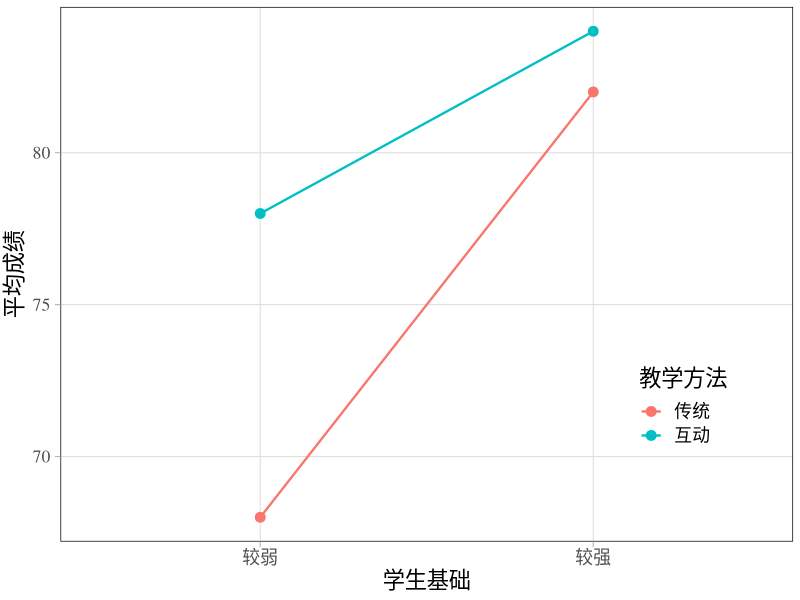
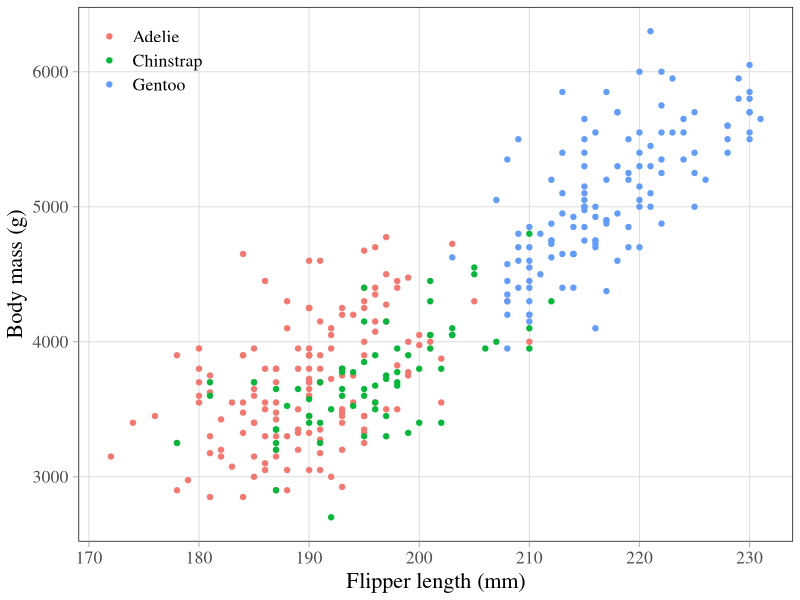
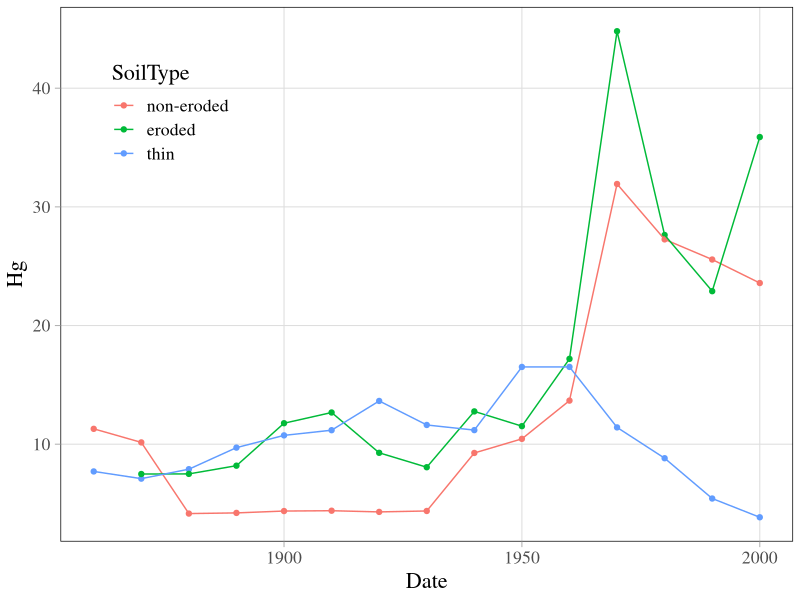
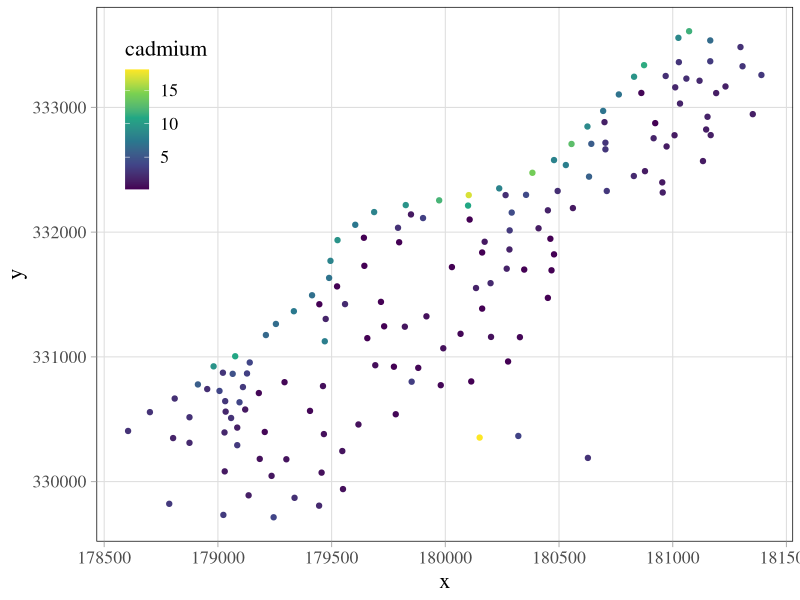
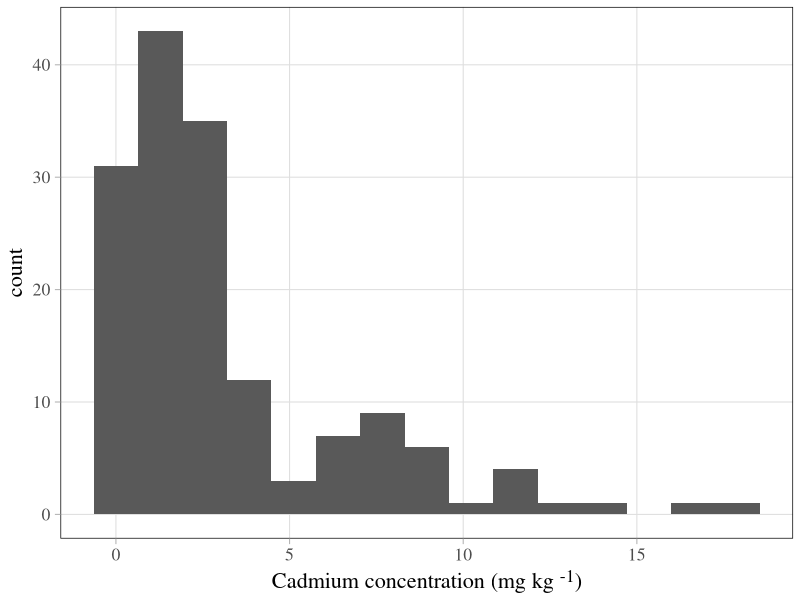
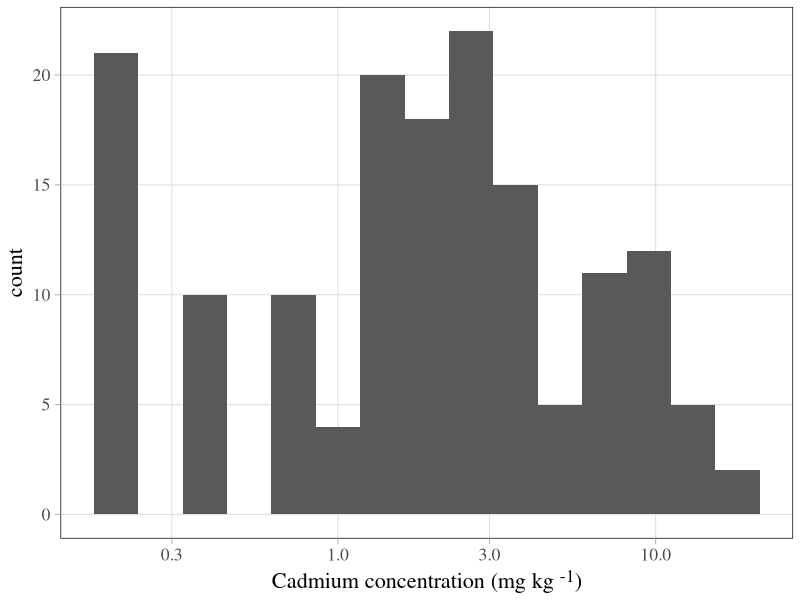
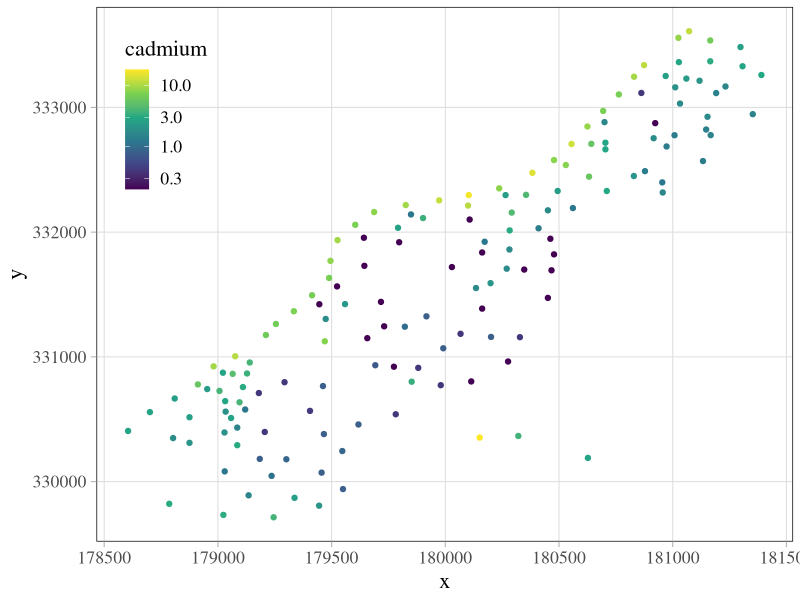
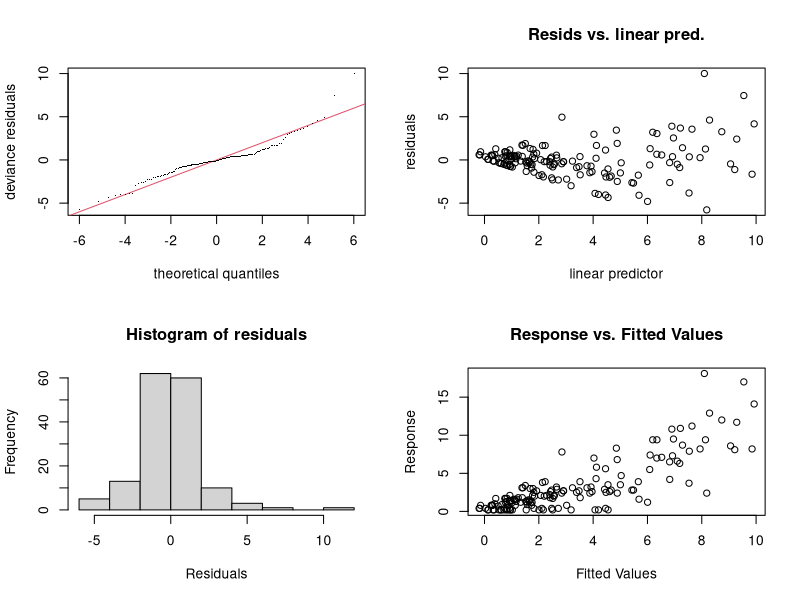

Write R code to recreate these figures, in order.
## ---- chunk 1
#| echo: false
library(tidyverse)
library(mgcv)
library(ggtext)
library(palmerpenguins)
library(sp)
## ---- chunk 2
#| echo: false
theme_set(
  theme_light(base_size = 16, base_family="serif") +
    theme(legend.background = element_rect(fill = "transparent"),
          legend.key = element_rect(fill = "transparent", color = NA),
          panel.grid.minor = element_blank(),
          panel.border = element_rect(color = "black",
                                      linewidth = 0.5,
                                      fill = NA),
          plot.margin = margin(5, 5, 5, 5, unit = "pt"),
          legend.position = "inside",
          legend.position.inside = c(0.95, 0.05)
          )
  )
## ---- chunk 3
#| echo: false
teaching_demo <- tibble(
  method = factor(c("传统", "传统", "互动", "互动"), levels = c("传统", "互动")),
  background = factor(c("较弱", "较强", "较弱", "较强"), levels = c("较弱", "较强")),
  score = c(68, 82, 78, 84)
)
## ---- chunk 4
#| echo: false
teaching_demo |>
  group_by(method, background) |>
  summarise(平均成绩 = mean(score), .groups = "drop") |>
  rename(教学方法 = method, 学生基础 = background) |>
  knitr::kable()
## ---- chunk 5
#| echo: false
teaching_demo |>
  ggplot(aes(x = background, y = score, group = method, color = method)) +
  geom_line(linewidth = 0.8) +
  geom_point(size = 3) +
  labs(x = "学生基础", y = "平均成绩", color = "教学方法") +
  theme(legend.position.inside = c(0.85, 0.25))
## ---- chunk 6
interaction_lm <- lm(score ~ method * background, data = teaching_demo)
interaction_lm
## ---- chunk 7
#| echo: false
penguins |>
  ggplot() +
  geom_point(aes(x = flipper_length_mm, y = body_mass_g, color =species)) +
  labs(x = "Flipper length (mm)",
       y = "Body mass (g)") +
  theme(legend.position.inside = c(0.1, 0.9),
        legend.title = element_blank())
## ---- chunk 8
penguins_lm_m0 <- lm(body_mass_g ~ flipper_length_mm, 
                     data = penguins)
## ---- chunk 9
#| code-fold: true
penguins_lm_m1 <- lm(body_mass_g ~ flipper_length_mm + species, 
                     data = penguins)
## ---- chunk 10
#| code-fold: true
penguins_lm_m2 <- lm(body_mass_g ~ flipper_length_mm:species, 
                     data = penguins)

penguins_lm_m3 <- lm(body_mass_g ~ flipper_length_mm + flipper_length_mm:species, 
                     data = penguins)
## ---- chunk 11
#| code-fold: true
penguins_lm_m4 <- lm(body_mass_g ~ flipper_length_mm*species, 
                     data = penguins)
## ---- chunk 12
#| echo: false
metals <- 
  read_csv("data/metals.csv") |>
  mutate(SoilType = factor(SoilType, levels = c("non-eroded", "eroded", "thin")))
## ---- chunk 13
#| echo: false
metals |>
  ggplot() + 
  geom_point(aes(Date, Hg, color = SoilType)) +
  geom_line(aes(Date, Hg, color = SoilType)) +
  theme(legend.position = "inside",
        legend.position.inside = c(0.15, 0.8),
        legend.background = element_rect(fill = "transparent"))
## ---- chunk 14
Hg_gam_m0 <- gam(Hg ~ s(Date), 
               data = metals, method = 'REML')
## ---- chunk 15
#| code-fold: true
Hg_gam_m1 <- gam(Hg ~ s(Date) + SoilType,
               data = metals, method = 'REML')
## ---- chunk 16
#| code-fold: true
Hg_gam_m2 <- gam(Hg ~ s(Date, by = SoilType),
               data = metals, method = 'REML')
## ---- chunk 17
#| code-fold: true
Hg_gam_m3 <- gam(Hg ~ s(Date, by = SoilType) + SoilType,
               data = metals, method = 'REML')
## ---- chunk 18
#| echo: false
data(meuse)
rmarkdown::paged_table(meuse)
## ---- chunk 19
#| code-fold: true
meuse |>
  ggplot() +
  geom_point(aes(x, y, color = cadmium)) +
  scale_color_viridis_c() +
  theme(legend.position = "inside",
        legend.position.inside = c(0.1, 0.8))
## ---- chunk 20
#| echo: false
meuse |>
  ggplot() +
  geom_histogram(aes(cadmium), bins = 15) +
  xlab("Cadmium concentration (mg kg <sup>-1</sup>)") +
  theme(axis.title.x = element_markdown())
## ---- chunk 21
#| code-fold: true
#| code-line-numbers: "|3"
meuse |>
  ggplot() +
  geom_histogram(aes(cadmium), bins = 15) +
  scale_x_log10() +
  xlab("Cadmium concentration (mg kg <sup>-1</sup>)") +
  theme(axis.title.x = element_markdown())
## ---- chunk 22
#| code-fold: true
#| code-line-numbers: "|4"
meuse |>
  ggplot() +
  geom_point(aes(x, y, color = cadmium)) +
  scale_color_viridis_c(trans = "log10") +
  theme(legend.position = "inside",
        legend.position.inside = c(0.1, 0.8))
## ---- chunk 23
cadmium_gam_m0 <- gam(cadmium ~ s(x, y), data = meuse, method = "REML")
summary(cadmium_gam_m0)
## ---- chunk 24
set.seed(123)
gam.check(cadmium_gam_m0)
## ---- chunk 25
plot(cadmium_gam_m0)
## ---- chunk 26
plot(cadmium_gam_m0, scheme = 1)
## ---- chunk 27
plot(cadmium_gam_m0, scheme = 2)
## ---- chunk 28
plot(cadmium_gam_m0, scheme = 2, too.far = 0.05)
## ---- chunk 29
vis.gam(x = cadmium_gam_m0, view = c("x", "y"), plot.type = "persp") 
## ---- chunk 30
vis.gam(x = cadmium_gam_m0, view = c("x", "y"), plot.type = "contour") 
## ---- chunk 31
vis.gam(x = cadmium_gam_m0, view = c("x", "y"), plot.type = "contour",
        too.far = 0.1)
## ---- chunk 32
vis.gam(x = cadmium_gam_m0, view = c("x", "y"), plot.type = "contour", too.far = 0.05)   
## ---- chunk 33
vis.gam(x = cadmium_gam_m0, view = c("x", "y"), plot.type = "persp", se = 2)    
## ---- chunk 34
#| code-fold: true
par(mfrow = c(1, 3))
vis.gam(cadmium_gam_m0, view = c("x", "y"), plot.type = "persp", theta = 220)
vis.gam(cadmium_gam_m0, view = c("x", "y"), plot.type = "persp", phi = 55)
vis.gam(cadmium_gam_m0, view = c("x", "y"), plot.type = "persp", r = 0.1)
## ---- chunk 35
#| echo: false
par(mfrow = c(1, 1))
## ---- chunk 36
#| code-fold: true
par(mfrow = c(2, 2))
vis.gam(cadmium_gam_m0, view = c("x", "y"), plot.type = "contour", color = "gray")
vis.gam(cadmium_gam_m0, view = c("x", "y"), plot.type = "contour", contour.col = "blue")
vis.gam(cadmium_gam_m0, view = c("x", "y"), plot.type = "contour", nlevels = 20)
## ---- chunk 37
#| echo: false
par(mfrow = c(1, 1))
## ---- chunk 38
airquality
## ---- chunk 39
airquality |>
  ggplot() +
  geom_point(aes(x = Temp, y = Ozone)) +
  labs(x = "Wind speed (mph)",
       y = "Temperature (F)")
## ---- chunk 40
airquality |>
  ggplot() +
  geom_point(aes(x = Wind, y = Ozone)) +
  labs(x = "Wind speed (mph)",
       y = "Temperature (F)")
## ---- chunk 41
Ozone_gam_m0 <- gam(Ozone ~ s(Temp) + s(Wind), data = airquality, method = "REML")

## ---- chunk 42
summary(Ozone_gam_m0)
## ---- chunk 43
set.seed(123)
gam.check(Ozone_gam_m0)
## ---- chunk 44
Ozone_gam_m1 <- gam(Ozone ~ te(Temp, Wind), data = airquality, method = "REML")
## ---- chunk 45
summary(Ozone_gam_m1)
## ---- chunk 46
set.seed(123)
gam.check(Ozone_gam_m1)
## ---- chunk 47
AIC(Ozone_gam_m0, Ozone_gam_m1)
## ---- chunk 48
Ozone_gam_m2 <- gam(Ozone ~ s(Temp) + s(Wind ) + ti(Temp, Wind), data = airquality, method = "REML")
## ---- chunk 49
summary(Ozone_gam_m2)
## ---- chunk 50
set.seed(123)
gam.check(Ozone_gam_m2)
## ---- chunk 51
AIC(Ozone_gam_m0, Ozone_gam_m1, Ozone_gam_m2)
